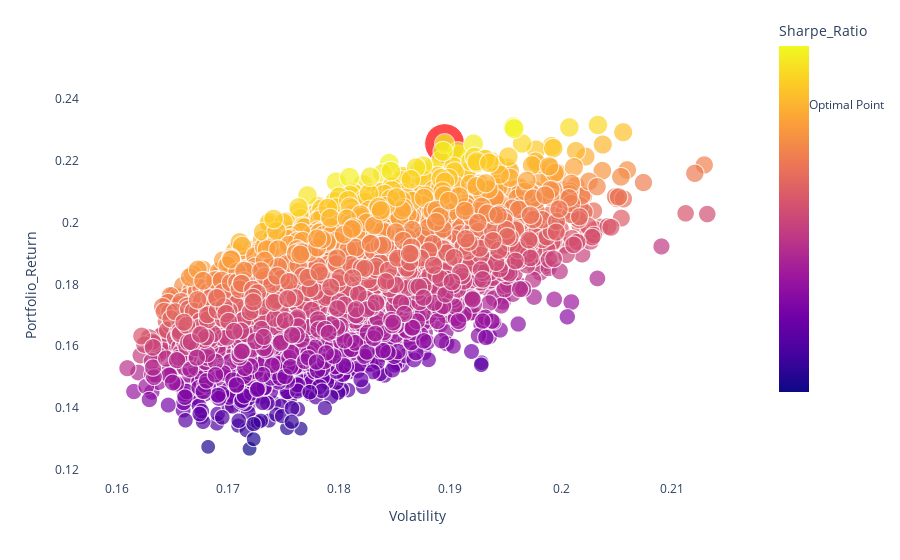

Notebook code cell kept with this figure:
### Code cell
fig = px.scatter(sim_out_df, x = 'Volatility', y = 'Portfolio_Return', color = 'Sharpe_Ratio', size = 'Sharpe_Ratio', hover_data = ['Sharpe_Ratio'] )
fig.add_trace(go.Scatter(x = [optimal_volatility], y = [optimal_portfolio_return], mode = 'markers', name = 'Optimal Point', marker = dict(size=[40], color = 'red')))
fig.update_layout(coloraxis_colorbar = dict(y = 0.7, dtick = 5))
fig.update_layout({'plot_bgcolor': "white"})
fig.show()

### Figure 1 — Plotly figure (JSON) as saved in the notebook; plotly's stock layout.template omitted (floating-point values rounded to 4 significant figures; data arrays with more than 128 entries replaced by an {"elided": "..."} marker saying what was removed)
{"data": [{"customdata": {"elided": "10000x1 float values"}, "hovertemplate": "Volatility=%{x}<br>Portfolio_Return=%{y}<br>Sharpe_Ratio=%{marker.color}<extra></extra>", "legendgroup": "", "marker": {"color": {"elided": "10000 float values"}, "coloraxis": "coloraxis", "size": {"elided": "10000 float values"}, "sizemode": "area", "sizeref": 0.002579, "symbol": "circle"}, "mode": "markers", "name": "", "showlegend": false, "type": "scattergl", "x": {"elided": "10000 float values"}, "xaxis": "x", "y": {"elided": "10000 float values"}, "yaxis": "y"}, {"marker": {"color": "red", "size": [40]}, "mode": "markers", "name": "Optimal Point", "type": "scatter", "x": [0.1895], "y": [0.2255]}], "layout": {"coloraxis": {"colorbar": {"dtick": 5, "title": {"text": "Sharpe_Ratio"}, "y": 0.7}, "colorscale": [[0, "#0d0887"], [0.1111, "#46039f"], [0.2222, "#7201a8"], [0.3333, "#9c179e"], [0.4444, "#bd3786"], [0.5556, "#d8576b"], [0.6667, "#ed7953"], [0.7778, "#fb9f3a"], [0.8889, "#fdca26"], [1, "#f0f921"]]}, "legend": {"itemsizing": "constant", "tracegroupgap": 0}, "margin": {"t": 60}, "plot_bgcolor": "white", "xaxis": {"anchor": "y", "domain": [0, 1], "title": {"text": "Volatility"}}, "yaxis": {"anchor": "x", "domain": [0, 1], "title": {"text": "Portfolio_Return"}}}}
